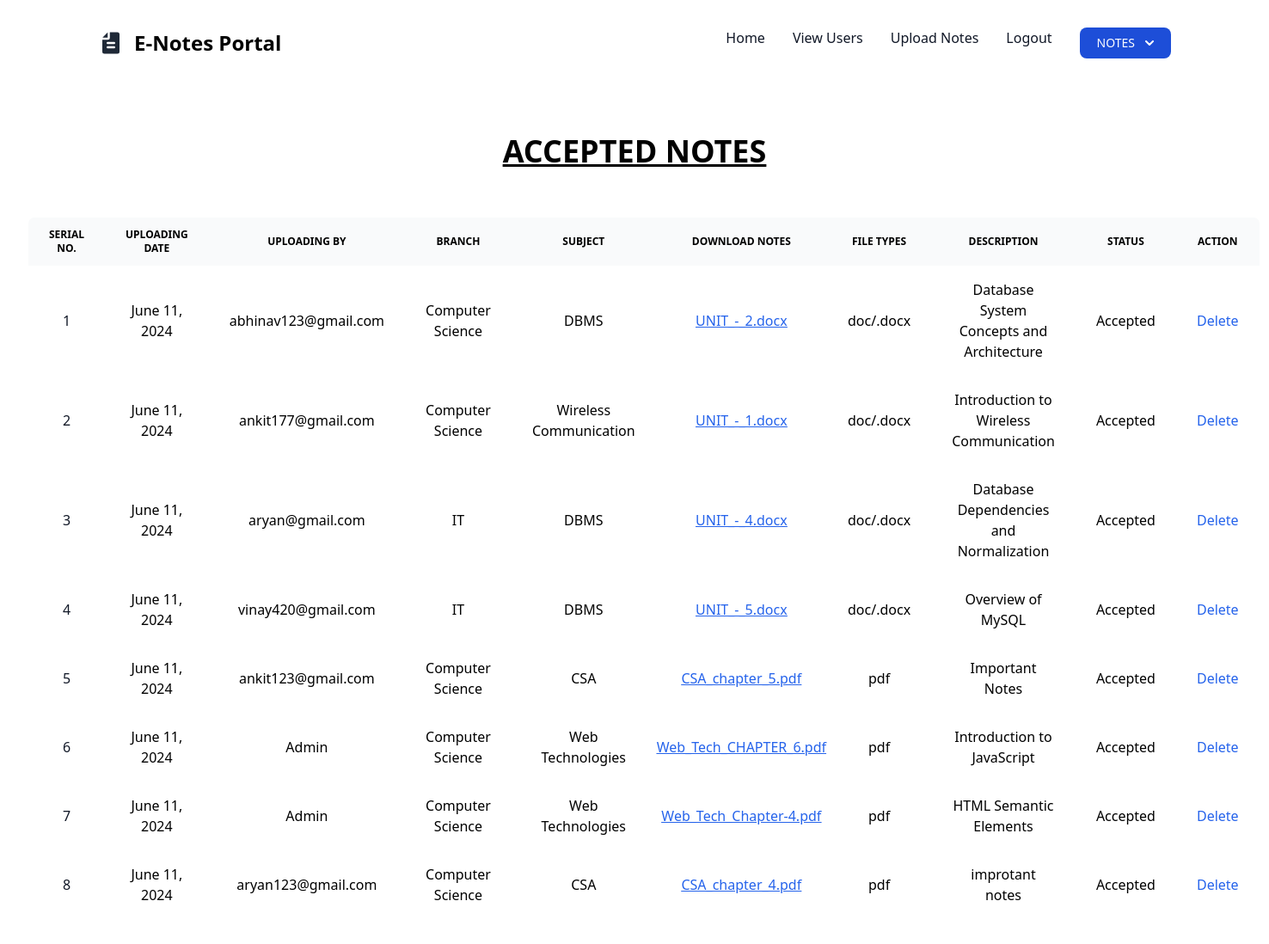
/accepted_notes (signed in), run on the app's committed database.
### NOTES/models.py (models this page shows, shortened)
class UploadedNotes(models.Model):
    user = models.ForeignKey(User,on_delete=models.CASCADE)
    uploadingdate = models.DateField(auto_now_add=True)
    branch = models.CharField(max_length=100)
    subject = models.CharField(max_length=100)
    notesfile = models.FileField()
    filetype = models.CharField(max_length=50)
    description = models.TextField()
    status = models.CharField(max_length=20)

### NOTES/views.py (the view)
# urls.py: path('accepted_notes', views.accepted_notes,name='accepted_notes'),
def accepted_notes(request):
    if not request.user.is_authenticated:
        return redirect('adminlogin')
    notes = UploadedNotes.objects.filter(status="Accepted")
    d = {'notes': notes}
    return render(request,'accepted_notes.html',d)

### NOTES/templates/accepted_notes.html
{% include  "admin_nav.html" %}
{% load static tailwind_tags %}
{% block body %}
{% tailwind_css %}
<div class="p-6">
<h2 class="text-4xl font-bold dark:text-gray-900 text-center"><U>ACCEPTED NOTES</U></h2>
</div>
<div class="p-8 overflow-auto relative">
    <table class="w-full border-collapse border outline outline-1 outline-gray-400 overflow-hidden text-center rounded-lg">
        <thead class="text-xs text-gray-700 uppercase bg-gray-50 dark:bg-gray-700 dark:text-gray-400">
            <tr>
                <th scope="col" class="px-6 py-3">
                    Serial No.
                </th>
                <th scope="col" class="px-6 py-3">
                    Uploading Date
                </th>
                <th scope="col" class="px-6 py-3">
                    Uploading By
                </th>
                <th scope="col" class="px-6 py-3">
                    Branch
                </th>
                <th scope="col" class="px-6 py-3">
                    Subject
                </th>
                <th scope="col" class="px-6 py-3">
                    Download Notes
                </th>
                <th scope="col" class="px-6 py-3">
                    File Types
                </th>
                <th scope="col" class="px-6 py-3">
                    Description
                </th>
                <th scope="col" class="px-6 py-3">
                    Status
                </th>
                <th scope="col" class="px-6 py-3">
                    Action
                </th>
            </tr>
        </thead>
        {% for i in notes %}
        <tbody>
            <tr class="odd:bg-white odd:dark:bg-gray-900 even:bg-gray-50 even:dark:bg-gray-800 border-b dark:border-gray-900">
                <th scope="row" class="px-6 py-4 font-medium text-gray-900 whitespace-nowrap dark:text-gray-900">
                    {{forloop.counter}}
                </th>
                <td class="px-6 py-4">
                    {{i.uploadingdate}}
                </td>
                <td class="px-6 py-4">
                    {{i.user.username}}
                </td>
                <td class="px-6 py-4">
                    {{i.branch}}
                </td>
                <td class="px-6 py-4">
                    {{i.subject}}
                </td>
                <td class="font-medium text-blue-600 dark:text-blue-500 hover:underline">
                    <u><a href="{{i.notesfile.url}}"download>
                    {{i.notesfile}}</u></a>
                </td>
                <td class="px-6 py-4">
                    {{i.filetype}}
                </td>
                <td class="px-6 py-4">
                    {{i.description}}
                </td>
                <td class="px-6 py-4">
                    {{i.status}}
                </td>
                <td class="px-6 py-4">
                    <a href="{% url 'delete_usernotes' i.id %}" onclick="return confirm('Are you sure ?')" class="font-medium text-blue-600 dark:text-blue-500 hover:underline">Delete</a>
                </td>
            </tr>
        </tbody>
            {% endfor %}
    </table>
</div>
{% endblock body%}

### data on the page
UploadedNotes: uploadingdate "June 11, 2024", user.username "abhinav123@gmail.com", branch "Computer Science", subject "DBMS", notesfile "UNIT_-_2.docx", filetype "doc/.docx", description "Database System Concepts and Architecture", status "Accepted"
UploadedNotes: uploadingdate "June 11, 2024", user.username "ankit177@gmail.com", branch "Computer Science", subject "Wireless Communication", notesfile "UNIT_-_1.docx", filetype "doc/.docx", description "Introduction to Wireless Communication", status "Accepted"
UploadedNotes: uploadingdate "June 11, 2024", user.username "aryan@gmail.com", branch "IT", subject "DBMS", notesfile "UNIT_-_4.docx", filetype "doc/.docx", description "Database Dependencies and Normalization", status "Accepted"
UploadedNotes: uploadingdate "June 11, 2024", user.username "vinay420@gmail.com", branch "IT", subject "DBMS", notesfile "UNIT_-_5.docx", filetype "doc/.docx", description "Overview of MySQL", status "Accepted"
UploadedNotes: uploadingdate "June 11, 2024", user.username "ankit123@gmail.com", branch "Computer Science", subject "CSA", notesfile "CSA_chapter_5.pdf", filetype "pdf", description "Important Notes", status "Accepted"
UploadedNotes: uploadingdate "June 11, 2024", user.username "Admin", branch "Computer Science", subject "Web Technologies", notesfile "Web_Tech_CHAPTER_6.pdf", filetype "pdf", description "Introduction to JavaScript", status "Accepted"
UploadedNotes: uploadingdate "June 11, 2024", user.username "Admin", branch "Computer Science", subject "Web Technologies", notesfile "Web_Tech_Chapter-4.pdf", filetype "pdf", description "HTML Semantic Elements", status "Accepted"
UploadedNotes: uploadingdate "June 11, 2024", user.username "aryan123@gmail.com", branch "Computer Science", subject "CSA", notesfile "CSA_chapter_4.pdf", filetype "pdf", description "improtant notes", status "Accepted"
